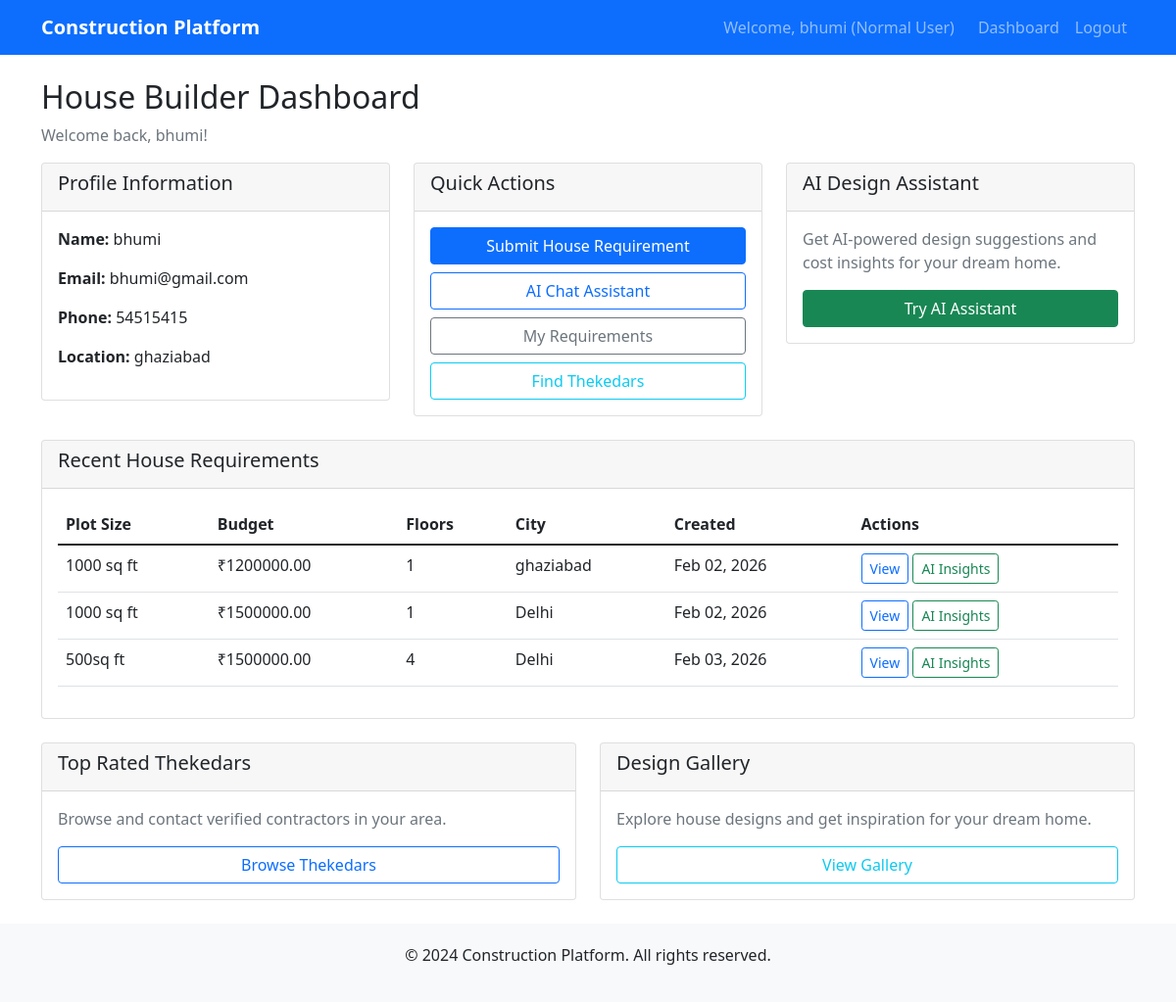
Screenshot of / (signed in) with the database file from the repository.
### accounts/models.py (models this page shows, shortened)
class User(AbstractUser):
    ROLE_CHOICES = [
        ('worker', 'Worker'),
        ('thekedar', 'Thekedar'),
        ('user', 'Normal User'),
    ]
    username = None  # Remove username field
    name = models.CharField(max_length=100)
    phone = models.CharField(max_length=15, unique=True)
    email = models.EmailField(unique=True)
    role = models.CharField(max_length=10, choices=ROLE_CHOICES, default='user')
    location = models.CharField(max_length=100)
    created_at = models.DateTimeField(auto_now_add=True)
    USERNAME_FIELD = 'email'
    REQUIRED_FIELDS = ['name', 'phone', 'role', 'location']

### house_ai/models.py (models this page shows, shortened)
class HouseRequirement(models.Model):
    user = models.ForeignKey(User, on_delete=models.CASCADE, related_name='house_requirements')
    plot_size = models.CharField(max_length=50)  # e.g., "1000 sq ft"
    budget = models.DecimalField(max_digits=12, decimal_places=2)
    floors = models.PositiveIntegerField(default=1)
    city = models.CharField(max_length=100)
    created_at = models.DateTimeField(auto_now_add=True)

### dashboard/views.py (the view, shortened to what this page needs)
# urls.py: 2. Add a URL to urlpatterns:  path('', views.home, name='home')
def home(request):
    if not request.user.is_authenticated:
        return render(request, 'landing.html')
    user = request.user
    context = {
        'user': user,
        'role': user.role,
    }
    if user.role == 'worker':
        try:
            worker_profile = user.worker_profile
            context.update({
                'worker_profile': worker_profile,
                'recent_applications': worker_profile.job_applications.all()[:5],
                'skills': worker_profile.skills.all(),
            })
        except:
            context['profile_incomplete'] = True
    elif user.role == 'user':
        context.update({
            'house_requirements': user.house_requirements.all()[:5],
        })
    return render(request, f'dashboard/{user.role}_dashboard.html', context)

### templates/dashboard/user_dashboard.html (shortened to what this page needs)
{% extends 'base.html' %}
{% block content %}
<div class="row">
    <div class="col-12">
        <h2>House Builder Dashboard</h2>
        <p class="text-muted">Welcome back, {{ user.name }}!</p>
    </div>
</div>
<div class="row">
    <div class="col-md-4">
        <div class="card">
            <div class="card-header">
                <h5>Profile Information</h5>
            </div>
            <div class="card-body">
                <p><strong>Name:</strong> {{ user.name }}</p>
                <p><strong>Email:</strong> {{ user.email }}</p>
                <p><strong>Phone:</strong> {{ user.phone }}</p>
                <p><strong>Location:</strong> {{ user.location }}</p>
            </div>
        </div>
    </div>
    <div class="col-md-4">
        <div class="card">
            <div class="card-header">
                <h5>Quick Actions</h5>
            </div>
            <div class="card-body">
                <div class="d-grid gap-2">
                    <a href="{% url 'house_ai:submit' %}" class="btn btn-primary">Submit House Requirement</a>
                    <a href="{% url 'house_ai:ai_chat' %}" class="btn btn-outline-primary">AI Chat Assistant</a>
                    <a href="{% url 'house_ai:my_requirements' %}" class="btn btn-outline-secondary">My Requirements</a>
                    <a href="#" class="btn btn-outline-info">Find Thekedars</a>
                </div>
            </div>
        </div>
    </div>
    <div class="col-md-4">
        <div class="card">
            <div class="card-header">
                <h5>AI Design Assistant</h5>
            </div>
            <div class="card-body">
                <p class="text-muted">Get AI-powered design suggestions and cost insights for your dream home.</p>
                <div class="d-grid">
                    <a href="#" class="btn btn-success">Try AI Assistant</a>
                </div>
            </div>
        </div>
    </div>
</div>
<div class="row mt-4">
    <div class="col-12">
        <div class="card">
            <div class="card-header">
                <h5>Recent House Requirements</h5>
            </div>
            <div class="card-body">
                {% if house_requirements %}
                    <div class="table-responsive">
                        <table class="table">
                            <thead>
                                <tr>
                                    <th>Plot Size</th>
                                    <th>Budget</th>
                                    <th>Floors</th>
                                    <th>City</th>
                                    <th>Created</th>
                                    <th>Actions</th>
                                </tr>
                            </thead>
                            <tbody>
                                {% for req in house_requirements %}
                                <tr>
                                    <td>{{ req.plot_size }}</td>
                                    <td>₹{{ req.budget }}</td>
                                    <td>{{ req.floors }}</td>
                                    <td>{{ req.city }}</td>
                                    <td>{{ req.created_at|date:"M d, Y" }}</td>
                                    <td>
                                        <a href="#" class="btn btn-sm btn-outline-primary">View</a>
                                        {% if req.ai_response %}
                                            <a href="#" class="btn btn-sm btn-outline-success">AI Insights</a>
                                        {% endif %}
                                    </td>
                                </tr>
                                {% endfor %}
                            </tbody>
                        </table>
                    </div>
                {% else %}
                    <div class="text-center py-4">
                        <p class="text-muted">No house requirements submitted yet.</p>
                        <a href="#" class="btn btn-primary">Submit Your First Requirement</a>
                    </div>
                {% endif %}
            </div>
        </div>
    </div>
</div>
<div class="row mt-4">
    <div class="col-md-6">
        <div class="card">
            <div class="card-header">
                <h5>Top Rated Thekedars</h5>
            </div>
            <div class="card-body">
                <p class="text-muted">Browse and contact verified contractors in your area.</p>
                <div class="d-grid">
                    <a href="#" class="btn btn-outline-primary">Browse Thekedars</a>
                </div>
            </div>
        </div>
    </div>
    <div class="col-md-6">
        <div class="card">
            <div class="card-header">
                <h5>Design Gallery</h5>
            </div>
            <div class="card-body">
                <p class="text-muted">Explore house designs and get inspiration for your dream home.</p>
                <div class="d-grid">
                    <a href="#" class="btn btn-outline-info">View Gallery</a>
                </div>
            </div>
        </div>
    </div>
</div>
{% endblock %}

### templates/base.html (shortened to what this page needs)
<!DOCTYPE html>
<html lang="en">
<head>
    <link href="https://cdn.jsdelivr.net/npm/bootstrap@5.1.3/dist/css/bootstrap.min.css" rel="stylesheet">
</head>
<body class="d-flex flex-column min-vh-100">
    <nav class="navbar navbar-expand-lg navbar-dark bg-primary">
        <div class="container">
            <a class="navbar-brand" href="{% url 'dashboard:home' %}">
                 Construction Platform
            </a>
            <div class="navbar-nav ms-auto">
                {% if user.is_authenticated %}
                    <span class="navbar-text me-3">Welcome, {{ user.name }} ({{ user.get_role_display }})</span>
                    <a class="nav-link" href="{% url 'dashboard:home' %}">Dashboard</a>
                    <a class="nav-link" href="{% url 'accounts:logout' %}">Logout</a>
                {% else %}
                    <a class="nav-link" href="{% url 'accounts:login' %}">Login</a>
                    <a class="nav-link" href="{% url 'accounts:signup' %}">Sign Up</a>
                {% endif %}
            </div>
        </div>
    </nav>
    <main class="container my-4 flex-grow-1">
        {% block content %}
        {% endblock %}
    </main>
    <footer class="footer mt-auto">
        <div class="container text-center">
            <p>&copy; 2024 Construction Platform. All rights reserved.</p>
        </div>
    </footer>
</body>
</html>

### templates/base.html (style rules this page uses)
.navbar-brand { font-weight: bold; }
.footer { background-color: #f8f9fa; padding: 20px 0; margin-top: auto; }

### rows the page displays
User: name "bhumi", role "Normal User", email "bhumi@gmail.com", phone "54515415", location "ghaziabad"
HouseRequirement: plot_size "1000 sq ft", budget "1200000.00", floors "1", city "ghaziabad", created_at "Feb 02, 2026", shows "AI Insights"
HouseRequirement: plot_size "1000 sq ft", budget "1500000.00", floors "1", city "Delhi", created_at "Feb 02, 2026", shows "AI Insights"
HouseRequirement: plot_size "500sq ft", budget "1500000.00", floors "4", city "Delhi", created_at "Feb 03, 2026", shows "AI Insights"
